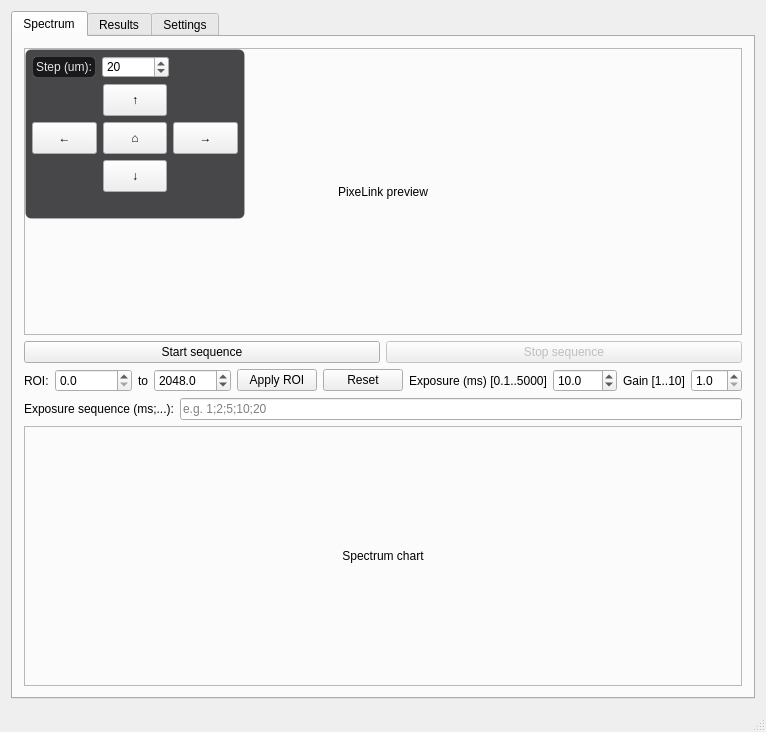
<?xml version="1.0" encoding="UTF-8"?>
<ui version="4.0">
 <class>SpektrometrClass</class>
 <widget class="QMainWindow" name="SpektrometrClass">
  <property name="geometry">
   <rect>
    <x>0</x>
    <y>0</y>
    <width>750</width>
    <height>732</height>
   </rect>
  </property>
  <property name="windowTitle">
   <string>Spektrometr</string>
  </property>
  <widget class="QWidget" name="centralWidget">
   <layout class="QVBoxLayout" name="verticalLayout">
    <item>
     <widget class="QTabWidget" name="tabWidget">
      <widget class="QWidget" name="tabSpectrum">
       <attribute name="title">
        <string>Spectrum</string>
       </attribute>
       <layout class="QVBoxLayout" name="verticalLayoutSpectrum" stretch="3,2">
        <item>
         <widget class="QFrame" name="frameCameraPreview">
          <property name="minimumSize">
           <size>
            <width>320</width>
            <height>240</height>
           </size>
          </property>
          <property name="frameShape">
           <enum>QFrame::Shape::StyledPanel</enum>
          </property>
          <layout class="QVBoxLayout" name="verticalLayoutFrameCamera">
           <property name="leftMargin">
            <number>0</number>
           </property>
           <property name="topMargin">
            <number>0</number>
           </property>
           <property name="rightMargin">
            <number>0</number>
           </property>
           <property name="bottomMargin">
            <number>0</number>
           </property>
           <item>
            <layout class="QGridLayout" name="gridLayoutCameraOverlay">
             <property name="leftMargin">
              <number>0</number>
             </property>
             <property name="topMargin">
              <number>0</number>
             </property>
             <property name="rightMargin">
              <number>0</number>
             </property>
             <property name="bottomMargin">
              <number>0</number>
             </property>
             <property name="spacing">
              <number>0</number>
             </property>
             <item row="0" column="0">
              <widget class="QLabel" name="labelPixelinkPreview">
               <property name="sizePolicy">
                <sizepolicy hsizetype="Expanding" vsizetype="Expanding">
                 <horstretch>0</horstretch>
                 <verstretch>0</verstretch>
                </sizepolicy>
               </property>
               <property name="minimumSize">
                <size>
                 <width>320</width>
                 <height>240</height>
                </size>
               </property>
               <property name="maximumSize">
                <size>
                 <width>16777215</width>
                 <height>16777215</height>
                </size>
               </property>
               <property name="frameShape">
                <enum>QFrame::Shape::NoFrame</enum>
               </property>
               <property name="text">
                <string>PixeLink preview</string>
               </property>
               <property name="alignment">
                <set>Qt::AlignmentFlag::AlignCenter</set>
               </property>
              </widget>
             </item>
             <item row="0" column="0" alignment="Qt::AlignmentFlag::AlignLeft|Qt::AlignmentFlag::AlignTop">
              <widget class="QFrame" name="overlayMotorControls">
               <property name="maximumSize">
                <size>
                 <width>220</width>
                 <height>170</height>
                </size>
               </property>
               <property name="styleSheet">
                <string notr="true">QFrame{background:rgba(10,10,12,190);border:1px solid rgba(255,255,255,30);border-radius:6px;} QLabel{color:#e6e6e6;} QPushButton{min-width:28px;min-height:24px;}</string>
               </property>
               <layout class="QVBoxLayout" name="verticalLayoutOverlay">
                <property name="leftMargin">
                 <number>6</number>
                </property>
                <property name="topMargin">
                 <number>6</number>
                </property>
                <property name="rightMargin">
                 <number>6</number>
                </property>
                <property name="bottomMargin">
                 <number>6</number>
                </property>
                <item>
                 <layout class="QHBoxLayout" name="horizontalLayoutMotorStep">
                  <item>
                   <widget class="QLabel" name="labelMotorStep">
                    <property name="text">
                     <string>Step (um):</string>
                    </property>
                   </widget>
                  </item>
                  <item>
                   <widget class="QSpinBox" name="spinMotorStep">
                    <property name="minimum">
                     <number>1</number>
                    </property>
                    <property name="maximum">
                     <number>100000</number>
                    </property>
                    <property name="value">
                     <number>20</number>
                    </property>
                   </widget>
                  </item>
                  <item>
                   <spacer name="horizontalSpacerMotor">
                    <property name="orientation">
                     <enum>Qt::Orientation::Horizontal</enum>
                    </property>
                    <property name="sizeHint" stdset="0">
                     <size>
                      <width>40</width>
                      <height>20</height>
                     </size>
                    </property>
                   </spacer>
                  </item>
                 </layout>
                </item>
                <item>
                 <layout class="QGridLayout" name="gridLayoutMotorButtons">
                  <item row="0" column="1">
                   <widget class="QPushButton" name="btnMotorUp">
                    <property name="text">
                     <string>↑</string>
                    </property>
                   </widget>
                  </item>
                  <item row="1" column="0">
                   <widget class="QPushButton" name="btnMotorLeft">
                    <property name="text">
                     <string>←</string>
                    </property>
                   </widget>
                  </item>
                  <item row="1" column="1">
                   <widget class="QPushButton" name="btnMotorHome">
                    <property name="text">
                     <string>⌂</string>
                    </property>
                   </widget>
                  </item>
                  <item row="1" column="2">
                   <widget class="QPushButton" name="btnMotorRight">
                    <property name="text">
                     <string>→</string>
                    </property>
                   </widget>
                  </item>
                  <item row="2" column="1">
                   <widget class="QPushButton" name="btnMotorDown">
                    <property name="text">
                     <string>↓</string>
                    </property>
                   </widget>
                  </item>
                 </layout>
                </item>
                <item>
                 <spacer name="verticalSpacerOverlay">
                  <property name="orientation">
                   <enum>Qt::Orientation::Vertical</enum>
                  </property>
                  <property name="sizeHint" stdset="0">
                   <size>
                    <width>20</width>
                    <height>20</height>
                   </size>
                  </property>
                 </spacer>
                </item>
               </layout>
              </widget>
             </item>
            </layout>
           </item>
          </layout>
         </widget>
        </item>
        <item>
         <layout class="QVBoxLayout" name="verticalLayoutSpectrumBottom">
          <property name="leftMargin">
           <number>0</number>
          </property>
          <property name="topMargin">
           <number>0</number>
          </property>
          <property name="rightMargin">
           <number>0</number>
          </property>
          <property name="bottomMargin">
           <number>0</number>
          </property>
          <item>
           <layout class="QHBoxLayout" name="horizontalLayoutCameraButtons">
            <item>
             <widget class="QPushButton" name="btnStartSequence">
              <property name="text">
               <string>Start sequence</string>
              </property>
             </widget>
            </item>
            <item>
             <widget class="QPushButton" name="btnStopSequence">
              <property name="enabled">
               <bool>false</bool>
              </property>
              <property name="text">
               <string>Stop sequence</string>
              </property>
             </widget>
            </item>
           </layout>
          </item>
          <item>
           <layout class="QHBoxLayout" name="horizontalLayoutSpectrumControls">
            <item>
             <widget class="QLabel" name="labelRoi">
              <property name="text">
               <string>ROI:</string>
              </property>
             </widget>
            </item>
            <item>
             <widget class="QDoubleSpinBox" name="spinRoiMin">
              <property name="decimals">
               <number>1</number>
              </property>
              <property name="maximum">
               <double>999999.000000000000000</double>
              </property>
              <property name="value">
               <double>0.000000000000000</double>
              </property>
             </widget>
            </item>
            <item>
             <widget class="QLabel" name="labelRoiTo">
              <property name="text">
               <string>to</string>
              </property>
             </widget>
            </item>
            <item>
             <widget class="QDoubleSpinBox" name="spinRoiMax">
              <property name="decimals">
               <number>1</number>
              </property>
              <property name="maximum">
               <double>999999.000000000000000</double>
              </property>
              <property name="value">
               <double>2048.000000000000000</double>
              </property>
             </widget>
            </item>
            <item>
             <widget class="QPushButton" name="btnApplyRoi">
              <property name="text">
               <string>Apply ROI</string>
              </property>
             </widget>
            </item>
            <item>
             <widget class="QPushButton" name="btnResetRoi">
              <property name="text">
               <string>Reset</string>
              </property>
             </widget>
            </item>
            <item>
             <widget class="QLabel" name="labelExposureSpectrum">
              <property name="text">
               <string>Exposure (ms) [0.1..5000]</string>
              </property>
             </widget>
            </item>
            <item>
             <widget class="QDoubleSpinBox" name="spinExposureSpectrum">
              <property name="decimals">
               <number>1</number>
              </property>
              <property name="minimum">
               <double>0.100000000000000</double>
              </property>
              <property name="maximum">
               <double>5000.000000000000000</double>
              </property>
              <property name="value">
               <double>10.000000000000000</double>
              </property>
             </widget>
            </item>
            <item>
             <widget class="QLabel" name="labelGainSpectrum">
              <property name="text">
               <string>Gain [1..10]</string>
              </property>
             </widget>
            </item>
            <item>
             <widget class="QDoubleSpinBox" name="spinGainSpectrum">
              <property name="decimals">
               <number>1</number>
              </property>
              <property name="minimum">
               <double>1.000000000000000</double>
              </property>
              <property name="maximum">
               <double>10.000000000000000</double>
              </property>
              <property name="singleStep">
               <double>0.100000000000000</double>
              </property>
              <property name="value">
               <double>1.000000000000000</double>
              </property>
             </widget>
            </item>
            <item>
             <spacer name="horizontalSpacerSpectrum">
              <property name="orientation">
               <enum>Qt::Orientation::Horizontal</enum>
              </property>
              <property name="sizeHint" stdset="0">
               <size>
                <width>40</width>
                <height>20</height>
               </size>
              </property>
             </spacer>
            </item>
           </layout>
          </item>
          <item>
           <layout class="QHBoxLayout" name="horizontalLayoutExposureSequence">
            <item>
             <widget class="QLabel" name="labelExposureSequence">
              <property name="text">
               <string>Exposure sequence (ms;...):</string>
              </property>
             </widget>
            </item>
            <item>
             <widget class="QLineEdit" name="editExposureSequence">
              <property name="placeholderText">
               <string>e.g. 1;2;5;10;20</string>
              </property>
             </widget>
            </item>
           </layout>
          </item>
          <item>
           <widget class="QLabel" name="labelSpectrumPlaceholder">
            <property name="sizePolicy">
             <sizepolicy hsizetype="Expanding" vsizetype="Expanding">
              <horstretch>0</horstretch>
              <verstretch>0</verstretch>
             </sizepolicy>
            </property>
            <property name="minimumSize">
             <size>
              <width>0</width>
              <height>260</height>
             </size>
            </property>
            <property name="frameShape">
             <enum>QFrame::Shape::StyledPanel</enum>
            </property>
            <property name="text">
             <string>Spectrum chart</string>
            </property>
            <property name="scaledContents">
             <bool>false</bool>
            </property>
            <property name="alignment">
             <set>Qt::AlignmentFlag::AlignCenter</set>
            </property>
           </widget>
          </item>
         </layout>
        </item>
       </layout>
      </widget>
      <widget class="QWidget" name="tabResults">
       <attribute name="title">
        <string>Results</string>
       </attribute>
       <layout class="QVBoxLayout" name="verticalLayoutResults">
        <item>
         <layout class="QHBoxLayout" name="horizontalLayoutResultsButtons">
          <item>
           <widget class="QPushButton" name="btnRefreshResults">
            <property name="text">
             <string>Refresh</string>
            </property>
           </widget>
          </item>
          <item>
           <widget class="QPushButton" name="btnExportAll">
            <property name="text">
             <string>Export all</string>
            </property>
           </widget>
          </item>
          <item>
           <widget class="QPushButton" name="btnOpenMeasurement">
            <property name="text">
             <string>Open selected</string>
            </property>
           </widget>
          </item>
          <item>
           <widget class="QPushButton" name="btnDeleteSelected">
            <property name="text">
             <string>Delete selected</string>
            </property>
           </widget>
          </item>
          <item>
           <widget class="QPushButton" name="btnDeleteAll">
            <property name="text">
             <string>Delete all</string>
            </property>
           </widget>
          </item>
          <item>
           <spacer name="horizontalSpacer">
            <property name="orientation">
             <enum>Qt::Orientation::Horizontal</enum>
            </property>
            <property name="sizeHint" stdset="0">
             <size>
              <width>40</width>
              <height>20</height>
             </size>
            </property>
           </spacer>
          </item>
          <item>
           <widget class="QLabel" name="labelResultsInfo">
            <property name="text">
             <string>Measurements: 0</string>
            </property>
           </widget>
          </item>
         </layout>
        </item>
        <item>
         <widget class="QListWidget" name="listMeasurements"/>
        </item>
       </layout>
      </widget>
      <widget class="QWidget" name="tabSettings">
       <attribute name="title">
        <string>Settings</string>
       </attribute>
       <layout class="QFormLayout" name="formLayoutSettings">
        <item row="0" column="0">
         <widget class="QLabel" name="labelScanWidth">
          <property name="text">
           <string>Scan width (um)</string>
          </property>
         </widget>
        </item>
        <item row="0" column="1">
         <widget class="QSpinBox" name="spinScanWidth">
          <property name="maximum">
           <number>1000000</number>
          </property>
          <property name="value">
           <number>200</number>
          </property>
         </widget>
        </item>
        <item row="1" column="0">
         <widget class="QLabel" name="labelScanHeight">
          <property name="text">
           <string>Scan height (um)</string>
          </property>
         </widget>
        </item>
        <item row="1" column="1">
         <widget class="QSpinBox" name="spinScanHeight">
          <property name="maximum">
           <number>1000000</number>
          </property>
          <property name="value">
           <number>200</number>
          </property>
         </widget>
        </item>
        <item row="2" column="0">
         <widget class="QLabel" name="labelStepX">
          <property name="text">
           <string>Step X (um)</string>
          </property>
         </widget>
        </item>
        <item row="2" column="1">
         <widget class="QSpinBox" name="spinStepX">
          <property name="maximum">
           <number>100000</number>
          </property>
          <property name="value">
           <number>20</number>
          </property>
         </widget>
        </item>
        <item row="3" column="0">
         <widget class="QLabel" name="labelStepY">
          <property name="text">
           <string>Step Y (um)</string>
          </property>
         </widget>
        </item>
        <item row="3" column="1">
         <widget class="QSpinBox" name="spinStepY">
          <property name="maximum">
           <number>100000</number>
          </property>
          <property name="value">
           <number>20</number>
          </property>
         </widget>
        </item>
        <item row="4" column="0">
         <widget class="QLabel" name="labelPortX">
          <property name="text">
           <string>Port X</string>
          </property>
         </widget>
        </item>
        <item row="4" column="1">
         <widget class="QComboBox" name="comboPortX"/>
        </item>
        <item row="5" column="0">
         <widget class="QLabel" name="labelPortY">
          <property name="text">
           <string>Port Y</string>
          </property>
         </widget>
        </item>
        <item row="5" column="1">
         <widget class="QComboBox" name="comboPortY"/>
        </item>
        <item row="6" column="1">
         <widget class="QPushButton" name="btnSaveSettings">
          <property name="text">
           <string>Save settings</string>
          </property>
         </widget>
        </item>
       </layout>
      </widget>
     </widget>
    </item>
   </layout>
  </widget>
  <widget class="QMenuBar" name="menuBar">
   <property name="geometry">
    <rect>
     <x>0</x>
     <y>0</y>
     <width>750</width>
     <height>21</height>
    </rect>
   </property>
  </widget>
  <widget class="QStatusBar" name="statusBar"/>
 </widget>
 <layoutdefault spacing="6" margin="11"/>
 <resources>
  <include location="Spektrometr.qrc"/>
 </resources>
 <connections/>
</ui>
